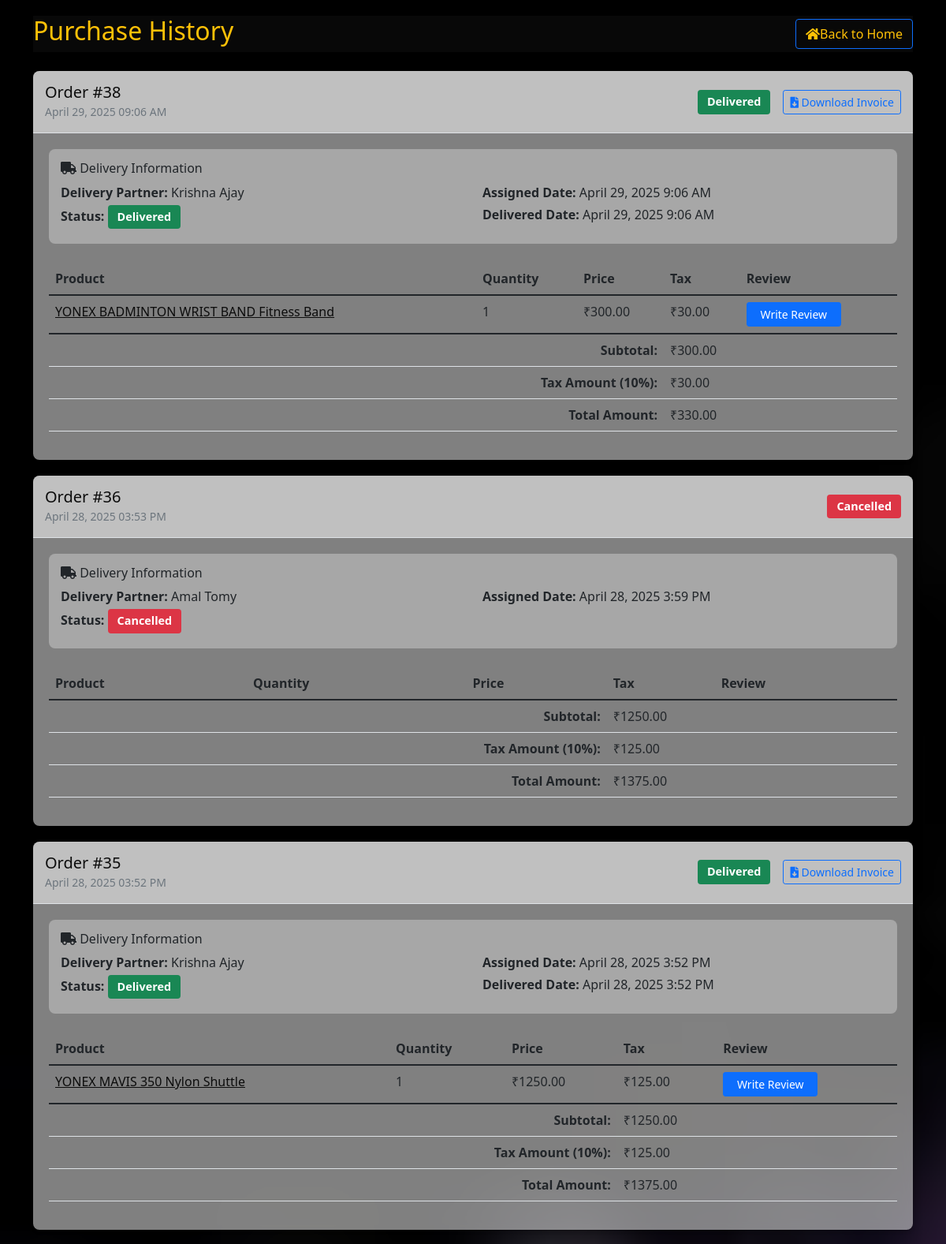
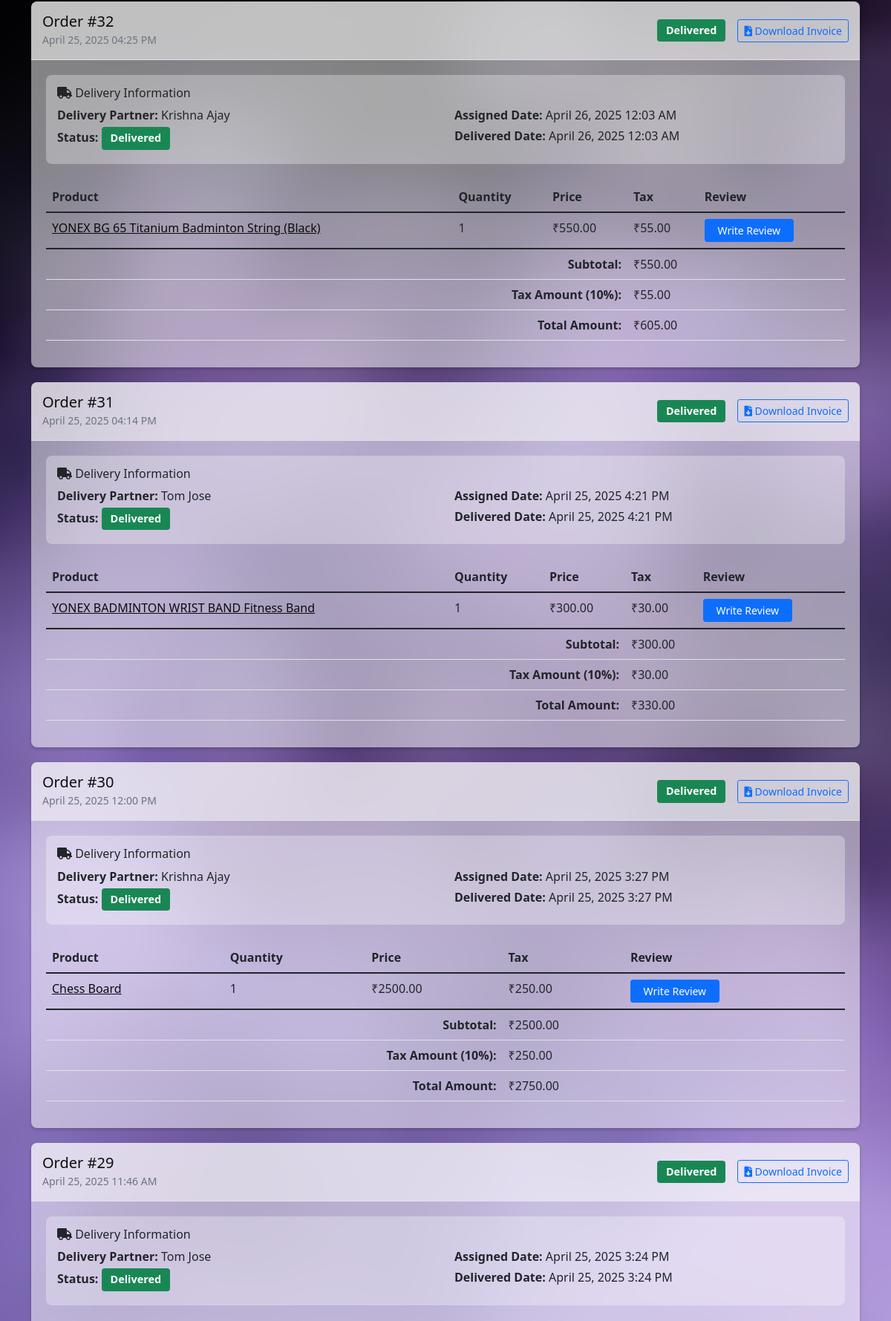
The app's page /purchase-history/ (signed in, upper part) with its own data (2 pictures, top to bottom).
### base/models.py (models this page shows, shortened)
class Order(models.Model):
    customer = models.ForeignKey(Customer, on_delete=models.CASCADE, related_name='orders',null=True)
    order_date = models.DateTimeField(auto_now_add=True)
    total_amount = models.DecimalField(max_digits=10, decimal_places=2)
    status = models.CharField(max_length=20, choices=[
        ('pending', 'Pending'),
        ('assigned', 'Assigned'),
        ('shipped', 'Shipped'),
        ('delivered', 'Delivered'),
        ('cancelled', 'Cancelled')
    ], default='pending')
    payment_id = models.CharField(max_length=100, null=True, blank=True)

class OrderAssigned(models.Model):
    order = models.OneToOneField(Order, on_delete=models.CASCADE, related_name='assigned_delivery')
    delivery_boy = models.ForeignKey(DeliveryBoy, on_delete=models.SET_NULL, null=True)
    assigned_date = models.DateTimeField(auto_now_add=True)
    delivery_status = models.CharField(max_length=20, choices=[
        ('pending', 'Pending'),
        ('picked_up', 'Picked Up'),
        ('in_transit', 'In Transit'),
        ('delivered', 'Delivered'),
        ('failed', 'Failed')
    ], default='pending')
    delivery_notes = models.TextField(blank=True, null=True)
    estimated_delivery_time = models.DateTimeField(null=True, blank=True)
    payment_processed = models.BooleanField(default=False)
    payment_amount = models.DecimalField(max_digits=10, decimal_places=2, null=True, blank=True)
    payment_date = models.DateTimeField(null=True, blank=True)
    class Meta:
        ordering = ['-assigned_date']

class DeliveryBoy(models.Model):
    STATUS_CHOICES = [
        ('pending', 'Pending Approval'),
        ('approved', 'Approved'),
        ('rejected', 'Rejected')
    ]
    user = models.OneToOneField(Customer, on_delete=models.CASCADE)
    vehicle_number = models.CharField(max_length=20, null=True, blank=True)
    license_number = models.CharField(max_length=20)
    is_available = models.BooleanField(default=True)
    current_location = models.CharField(max_length=200, null=True, blank=True)
    pincode = models.CharField(max_length=6)
    rating = models.DecimalField(max_digits=3, decimal_places=2, default=5.00)
    total_deliveries = models.IntegerField(default=0)
    status = models.CharField(max_length=20, choices=STATUS_CHOICES, default='pending')

class Customer(models.Model):
    USER_TYPE_CHOICES = [
        ('customer', 'Customer'),
        ('admin', 'Admin'),
    ]
    customer_id = models.AutoField(primary_key=True)
    name = models.CharField(max_length=100)
    email = models.EmailField(unique=True)
    password = models.CharField(max_length=128)
    phone = models.CharField(max_length=15,null=True)
    address = models.TextField(null=True)
    pincode = models.CharField(max_length=6, null=True)
    reset_password_token = models.CharField(max_length=100, null=True, blank=True)
    reset_password_expires = models.DateTimeField(null=True, blank=True)
    user_type = models.CharField(max_length=20, choices=USER_TYPE_CHOICES, default='customer')
    is_active = models.BooleanField(default=True)

class Product(models.Model):
    CATEGORY_CHOICES = [
        ('cricket', 'Cricket'),
        ('football', 'Football'),
        ('badminton', 'Badminton'),
        ('table_games', 'Table Games'),
    ]
    name = models.CharField(max_length=200)
    description = models.TextField()
    price = models.DecimalField(max_digits=10, decimal_places=2)
    category = models.CharField(max_length=20, choices=CATEGORY_CHOICES)
    image = models.ImageField(upload_to='product_images/')
    stock = models.PositiveIntegerField()

class OrderItem(models.Model):
    order = models.ForeignKey(Order, related_name='items', on_delete=models.CASCADE, null=True, default=None)
    product = models.ForeignKey(Product, on_delete=models.SET_NULL, null=True)
    product_name = models.CharField(max_length=200, default='')
    quantity = models.PositiveIntegerField(default=1)
    price = models.DecimalField(max_digits=10, decimal_places=2, default=0.00)

### base/views.py (the view)
# urls.py: path('purchase-history/', views.purchase_history, name='purchase_history'),
@never_cache
def purchase_history(request):
    logger.info("Accessing purchase history view")
    customer_id = request.session.get('customer_id')
    if not customer_id:
        logger.warning("No customer_id in session")
        messages.error(request, 'Please login to view purchase history')
        return redirect('login')
    try:
        customer = Customer.objects.get(customer_id=customer_id)
        orders = Order.objects.filter(customer=customer)\
            .order_by('-order_date')\
            .prefetch_related('items', 'items__product')
        logger.info(f"Found {orders.count()} orders for customer {customer.name}")
        processed_orders = []
        for order in orders:
            processed_items = []
            for item in order.items.all():
                item_data = {
                    'id': item.id,
                    'product': item.product,
                    'product_name': item.product_name,
                    'quantity': item.quantity,
                    'price': item.price,
                    'product_exists': bool(item.product),
                    'has_review': False
                }
                if item.product:
                    item_data['has_review'] = Review.objects.filter(
                        product=item.product,
                        customer=customer
                    ).exists()
                processed_items.append(item_data)
            order.processed_items = processed_items
            processed_orders.append(order)
        context = {
            'orders': processed_orders,
            'customer': customer,
            'page_title': 'Purchase History'
        }
        return render(request, 'purchase_his.html', context)
    except Customer.DoesNotExist:
        logger.error(f"Customer with ID {customer_id} not found")
        messages.error(request, 'Customer account not found')
        return redirect('login')
    except Exception as e:
        logger.error(f"Error in purchase history: {str(e)}")
        messages.error(request, "Error retrieving purchase history")
        return redirect('home')

### base/templatetags/custom_filters.py (called while the page is built)
@register.filter
def multiply(value, arg):
    try:
        val = Decimal(str(value))
        arg = Decimal(str(arg))
        return val * arg
    except (ValueError, TypeError, decimal.InvalidOperation):
        return Decimal('0')

@register.filter
def calculate_tax(amount):
    try:
        amount = Decimal(str(amount))
        tax = amount * Decimal('0.10')
        return round(tax, 2)
    except:
        return 0

### base/templates/purchase_his.html (shortened to what this page needs)
{% load custom_filters %}
<!DOCTYPE html>
<html lang="en">
<head>
    <link href="https://cdn.jsdelivr.net/npm/bootstrap@5.1.3/dist/css/bootstrap.min.css" rel="stylesheet">
    <link rel="stylesheet" href="https://cdnjs.cloudflare.com/ajax/libs/font-awesome/5.15.4/css/all.min.css">
</head>
<body>
<div class="container">
    <div class="d-flex justify-content-between align-items-center mb-4" style="background-color: rgba(17, 17, 17, 0.5); backdrop-filter: blur(10px);">
        <h2 style="color: #ffc107;">Purchase History</h2>
        <a href="{% url 'home' %}" class="btn btn-outline-primary" style="color: #ffc107;"><i class="fas fa-home"></i>Back to Home</a>
    </div>
    {% if orders %}
        {% for order in orders %}
        <div class="order-card" style="background-color: rgba(255, 255, 255, 0.5); backdrop-filter: blur(10px);">
            <div class="order-header">
                <div class="d-flex justify-content-between align-items-center">
                    <div style="color: #0c0c0c;">
                        <h5 class="mb-0">Order #{{ order.id }}</h5>
                        <small class="text-muted" style="color: #000000;">{{ order.order_date|date:"F d, Y h:i A" }}</small>
                    </div>
                    <div class="d-flex align-items-center gap-3">
                        {% if order.assigned_delivery %}
                            <span class="badge
                                {% if order.status == 'cancelled' %}bg-danger
                                {% elif order.assigned_delivery.delivery_status == 'pending' %}bg-warning
                                {% elif order.assigned_delivery.delivery_status == 'picked_up' %}bg-info
                                {% elif order.assigned_delivery.delivery_status == 'in_transit' %}bg-primary
                                {% elif order.assigned_delivery.delivery_status == 'delivered' %}bg-success
                                {% elif order.assigned_delivery.delivery_status == 'failed' %}bg-danger
                                {% endif %}">
                                {% if order.status == 'cancelled' %}
                                    Cancelled
                                {% else %}
                                    {{ order.assigned_delivery.get_delivery_status_display }}
                                {% endif %}
                            </span>
                            {% if order.status == 'paid' or order.status == 'delivered' %}
                                <a href="{% url 'download_invoice' order.id %}" class="btn btn-sm btn-outline-primary">
                                    <i class="fas fa-file-download"></i> Download Invoice
                                </a>
                            {% endif %}
                        {% else %}
                            <span class="badge bg-secondary">Not Assigned</span>
                        {% endif %}
                    </div>
                </div>
            </div>
            <div class="order-body">
                {% if order.assigned_delivery %}
                <div class="delivery-info mb-4" style="background-color: rgba(255, 255, 255, 0.3); padding: 15px; border-radius: 8px;">
                    <h6><i class="fas fa-truck"></i> Delivery Information</h6>
                    <div class="row">
                        <div class="col-md-6">
                            <p class="mb-1"><strong>Delivery Partner:</strong> {{ order.assigned_delivery.delivery_boy.user.name }}</p>
                            <p class="mb-1">
                                <strong>Status:</strong>
                                <span class="badge
                                    {% if order.status == 'cancelled' %}bg-danger
                                    {% elif order.assigned_delivery.delivery_status == 'pending' %}bg-warning
                                    {% elif order.assigned_delivery.delivery_status == 'picked_up' %}bg-info
                                    {% elif order.assigned_delivery.delivery_status == 'in_transit' %}bg-primary
                                    {% elif order.assigned_delivery.delivery_status == 'delivered' %}bg-success
                                    {% elif order.assigned_delivery.delivery_status == 'failed' %}bg-danger
                                    {% endif %}">
                                    {% if order.status == 'cancelled' %}
                                        Cancelled
                                    {% else %}
                                        {{ order.assigned_delivery.get_delivery_status_display }}
                                    {% endif %}
                                </span>
                            </p>
                        </div>
                        <div class="col-md-6">
                            <p class="mb-1"><strong>Assigned Date:</strong> {{ order.assigned_delivery.assigned_date|date:"F d, Y g:i A" }}</p>
                            {% if order.assigned_delivery.delivery_status == 'delivered' %}
                                <p class="mb-1"><strong>Delivered Date:</strong> {{ order.assigned_delivery.assigned_date|date:"F d, Y g:i A" }}</p>
                            {% endif %}
                        </div>
                    </div>
                </div>
                {% endif %}
                <div class="table-responsive">
                    <table class="table table-hover">
                        <thead>
                            <tr>
                                <th>Product</th>
                                <th>Quantity</th>
                                <th>Price</th>
                                <th>Tax</th>
                                <th>Review</th>
                            </tr>
                        </thead>
                        <tbody>
                            {% for item in order.processed_items %}
                            <tr>
                                <td>
                                    {% if item.product_exists and item.product %}
                                        <a href="{% url 'product_detail' item.product.id %}" style="color: #0c0c0c;">{{ item.product_name }}</a>
                                    {% else %}
                                        {{ item.product_name }}
                                        <small class="text-muted">(Product no longer available)</small>
                                    {% endif %}
                                </td>
                                <td>{{ item.quantity }}</td>
                                <td>₹{{ item.price }}</td>
                                <td>₹{{ item.quantity|multiply:item.price|calculate_tax }}</td>
                                <td>
                                    {% if item.product_exists and item.product and order.assigned_delivery.delivery_status == 'delivered' %}
                                        {% if not item.has_review %}
                                            <button type="button" class="btn btn-primary btn-sm btn-review"
                                                    data-bs-toggle="modal"
                                                    data-bs-target="#reviewModal{{ item.id }}">
                                                Write Review
                                            </button>
                                        {% else %}
                                            <span class="badge bg-success">
                                                <i class="fas fa-check"></i> Reviewed
                                            </span>
                                        {% endif %}
                                    {% endif %}
                                </td>
                            </tr>
                            {% endfor %}
                        </tbody>
                        <tfoot>
                            <tr>
                                <td colspan="3" class="text-end fw-bold">Subtotal:</td>
                                <td colspan="2">₹{{ order.total_amount|multiply:"0.909090909"|floatformat:2 }}</td>
                            </tr>
                            <tr>
                                <td colspan="3" class="text-end fw-bold">Tax Amount (10%):</td>
                                <td colspan="2">₹{{ order.total_amount|multiply:"0.909090909"|calculate_tax }}</td>
                            </tr>
                            <tr>
                                <td colspan="3" class="text-end fw-bold">Total Amount:</td>
                                <td colspan="2">₹{{ order.total_amount }}</td>
                            </tr>
                        </tfoot>
                    </table>
                </div>
            </div>
        </div>
        {% endfor %}
    {% else %}
        <div class="alert alert-info" role="alert">
            <h4 class="alert-heading">No Purchases Yet!</h4>
            <p class="mb-0">You haven't made any purchases yet. Start shopping to see your order history here.</p>
        </div>
    {% endif %}
</div>
</body>
</html>

### base/templates/purchase_his.html (style rules this page uses)
body { background-image: url('/static/assets/images/hero-bg.jpg'); background-size: cover; background-position: center; background-attachment: fixed; background-color: #f8f9fa; padding: 20px; }
.order-card { background-color: rgba(255, 255, 255, 0.5); border-radius: 8px; box-shadow: 0 2px 4px rgba(0,0,0,0.2); margin-bottom: 20px; }
.order-header { background-color: rgba(255, 255, 255, 0.5); padding: 15px; border-radius: 8px 8px 0 0; border-bottom: 1px solid #dee2e6; }
.order-body { padding: 20px; }
.badge { padding: 8px 12px; font-size: 0.9em; }
.btn-review { min-width: 120px; }

### records on screen
Order: id "38", order_date "April 29, 2025 09:06 AM", assigned_delivery.delivery_status "Delivered", status "delivered" (drawn), assigned_delivery.delivery_boy.user.name "Krishna Ajay", assigned_delivery.assigned_date "April 29, 2025 9:06 AM", total_amount|multiply "300.00", total_amount|multiply "30.00", total_amount "330.00"
Product: product_name "YONEX BADMINTON WRIST BAND Fitness Band", quantity "1", price "300.00", quantity|multiply "30.00"
Order: id "36", order_date "April 28, 2025 03:53 PM", status "Cancelled", assigned_delivery.delivery_boy.user.name "Amal Tomy", assigned_delivery.assigned_date "April 28, 2025 3:59 PM", total_amount|multiply "1250.00", total_amount|multiply "125.00", total_amount "1375.00"
Order: id "35", order_date "April 28, 2025 03:52 PM", assigned_delivery.delivery_status "Delivered", status "delivered" (drawn), assigned_delivery.delivery_boy.user.name "Krishna Ajay", assigned_delivery.assigned_date "April 28, 2025 3:52 PM", total_amount|multiply "1250.00", total_amount|multiply "125.00", total_amount "1375.00"
Product: product_name "YONEX MAVIS 350 Nylon Shuttle", quantity "1", price "1250.00", quantity|multiply "125.00"
Order: id "32", order_date "April 25, 2025 04:25 PM", assigned_delivery.delivery_status "Delivered", status "delivered" (drawn), assigned_delivery.delivery_boy.user.name "Krishna Ajay", assigned_delivery.assigned_date "April 26, 2025 12:03 AM", total_amount|multiply "550.00", total_amount|multiply "55.00", total_amount "605.00"
Product: product_name "YONEX BG 65 Titanium Badminton String (Black)", quantity "1", price "550.00", quantity|multiply "55.00"
Order: id "31", order_date "April 25, 2025 04:14 PM", assigned_delivery.delivery_status "Delivered", status "delivered" (drawn), assigned_delivery.delivery_boy.user.name "Tom Jose", assigned_delivery.assigned_date "April 25, 2025 4:21 PM", total_amount|multiply "300.00", total_amount|multiply "30.00", total_amount "330.00"
Order: id "30", order_date "April 25, 2025 12:00 PM", assigned_delivery.delivery_status "Delivered", status "delivered" (drawn), assigned_delivery.delivery_boy.user.name "Krishna Ajay", assigned_delivery.assigned_date "April 25, 2025 3:27 PM", total_amount|multiply "2500.00", total_amount|multiply "250.00", total_amount "2750.00"
Product: product_name "Chess Board", quantity "1", price "2500.00", quantity|multiply "250.00"
Order: id "29", order_date "April 25, 2025 11:46 AM", assigned_delivery.delivery_status "Delivered", status "delivered" (drawn), assigned_delivery.delivery_boy.user.name "Tom Jose", assigned_delivery.assigned_date "April 25, 2025 3:24 PM"
